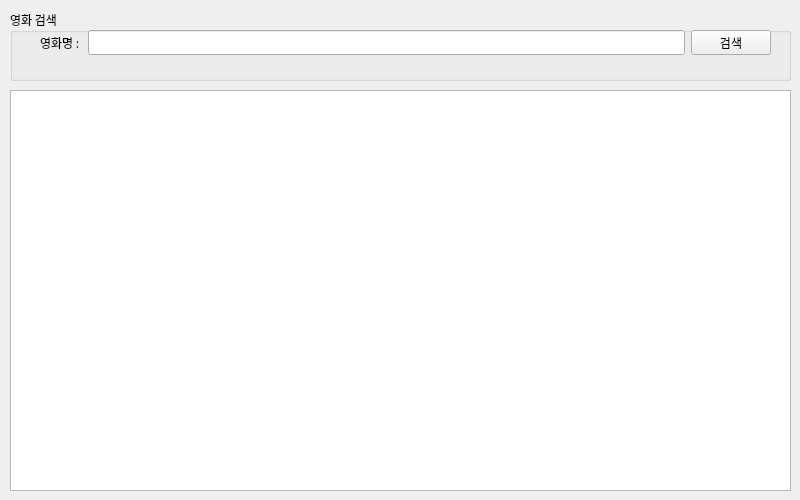
<?xml version="1.0" encoding="UTF-8"?>
<ui version="4.0">
 <class>FrmMain</class>
 <widget class="QWidget" name="FrmMain">
  <property name="geometry">
   <rect>
    <x>0</x>
    <y>0</y>
    <width>800</width>
    <height>500</height>
   </rect>
  </property>
  <property name="sizePolicy">
   <sizepolicy hsizetype="Fixed" vsizetype="Fixed">
    <horstretch>0</horstretch>
    <verstretch>0</verstretch>
   </sizepolicy>
  </property>
  <property name="minimumSize">
   <size>
    <width>800</width>
    <height>500</height>
   </size>
  </property>
  <property name="maximumSize">
   <size>
    <width>800</width>
    <height>500</height>
   </size>
  </property>
  <property name="font">
   <font>
    <family>나눔고딕</family>
   </font>
  </property>
  <property name="windowTitle">
   <string>네이버API 영화검색앱</string>
  </property>
  <widget class="QWidget" name="verticalLayoutWidget">
   <property name="geometry">
    <rect>
     <x>10</x>
     <y>10</y>
     <width>781</width>
     <height>71</height>
    </rect>
   </property>
   <layout class="QVBoxLayout" name="searchLayout">
    <item>
     <widget class="QGroupBox" name="groupBox">
      <property name="title">
       <string>영화 검색</string>
      </property>
      <widget class="QWidget" name="layoutWidget">
       <property name="geometry">
        <rect>
         <x>30</x>
         <y>20</y>
         <width>731</width>
         <height>25</height>
        </rect>
       </property>
       <layout class="QHBoxLayout" name="horizontalLayout">
        <item>
         <widget class="QLabel" name="label">
          <property name="text">
           <string>영화명 : </string>
          </property>
         </widget>
        </item>
        <item>
         <widget class="QLineEdit" name="txtSearch"/>
        </item>
        <item>
         <widget class="QPushButton" name="btnSearch">
          <property name="text">
           <string>검색</string>
          </property>
         </widget>
        </item>
       </layout>
      </widget>
     </widget>
    </item>
   </layout>
  </widget>
  <widget class="QWidget" name="verticalLayoutWidget_2">
   <property name="geometry">
    <rect>
     <x>10</x>
     <y>90</y>
     <width>781</width>
     <height>401</height>
    </rect>
   </property>
   <layout class="QVBoxLayout" name="resultLayout">
    <item>
     <widget class="QTableWidget" name="tblResult"/>
    </item>
   </layout>
  </widget>
 </widget>
 <resources/>
 <connections/>
</ui>
